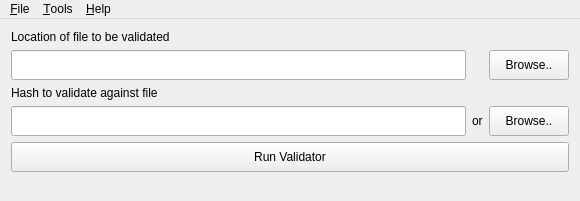
<?xml version="1.0" encoding="UTF-8"?>
<ui version="4.0">
 <class>MainWindow</class>
 <widget class="QMainWindow" name="MainWindow">
  <property name="geometry">
   <rect>
    <x>0</x>
    <y>0</y>
    <width>580</width>
    <height>201</height>
   </rect>
  </property>
  <property name="minimumSize">
   <size>
    <width>0</width>
    <height>201</height>
   </size>
  </property>
  <property name="maximumSize">
   <size>
    <width>16777215</width>
    <height>201</height>
   </size>
  </property>
  <property name="windowTitle">
   <string>Checkmate Checksum Validator</string>
  </property>
  <property name="windowIcon">
   <iconset resource="gear_icon_resource.qrc">
    <normaloff>:/img/gear.png</normaloff>:/img/gear.png</iconset>
  </property>
  <property name="dockOptions">
   <set>QMainWindow::AllowTabbedDocks|QMainWindow::AnimatedDocks</set>
  </property>
  <widget class="QWidget" name="centralWidget">
   <layout class="QHBoxLayout" name="horizontalLayout">
    <item>
     <layout class="QGridLayout" name="gridLayout">
      <item row="0" column="0">
       <widget class="QLabel" name="label">
        <property name="sizePolicy">
         <sizepolicy hsizetype="Preferred" vsizetype="Maximum">
          <horstretch>0</horstretch>
          <verstretch>0</verstretch>
         </sizepolicy>
        </property>
        <property name="text">
         <string>Location of file to be validated</string>
        </property>
       </widget>
      </item>
      <item row="3" column="2">
       <widget class="QPushButton" name="bBrowseHash">
        <property name="minimumSize">
         <size>
          <width>0</width>
          <height>30</height>
         </size>
        </property>
        <property name="text">
         <string>Browse..</string>
        </property>
       </widget>
      </item>
      <item row="2" column="0">
       <widget class="QLabel" name="label_2">
        <property name="sizePolicy">
         <sizepolicy hsizetype="Preferred" vsizetype="Maximum">
          <horstretch>0</horstretch>
          <verstretch>0</verstretch>
         </sizepolicy>
        </property>
        <property name="text">
         <string>&lt;html&gt;&lt;head/&gt;&lt;body&gt;&lt;p&gt;Hash to validate against file&lt;/p&gt;&lt;/body&gt;&lt;/html&gt;</string>
        </property>
       </widget>
      </item>
      <item row="3" column="1">
       <widget class="QLabel" name="label_3">
        <property name="text">
         <string>or</string>
        </property>
       </widget>
      </item>
      <item row="1" column="2">
       <widget class="QPushButton" name="bBrowseFile">
        <property name="minimumSize">
         <size>
          <width>0</width>
          <height>30</height>
         </size>
        </property>
        <property name="text">
         <string>Browse..</string>
        </property>
       </widget>
      </item>
      <item row="5" column="0" colspan="3">
       <widget class="QPushButton" name="bValidate">
        <property name="minimumSize">
         <size>
          <width>0</width>
          <height>30</height>
         </size>
        </property>
        <property name="text">
         <string>Run Validator</string>
        </property>
       </widget>
      </item>
      <item row="1" column="0">
       <widget class="QLineEdit" name="leFile">
        <property name="minimumSize">
         <size>
          <width>0</width>
          <height>30</height>
         </size>
        </property>
       </widget>
      </item>
      <item row="3" column="0">
       <widget class="QLineEdit" name="leHash">
        <property name="minimumSize">
         <size>
          <width>0</width>
          <height>30</height>
         </size>
        </property>
       </widget>
      </item>
     </layout>
    </item>
   </layout>
  </widget>
  <widget class="QMenuBar" name="menuBar">
   <property name="geometry">
    <rect>
     <x>0</x>
     <y>0</y>
     <width>580</width>
     <height>21</height>
    </rect>
   </property>
   <widget class="QMenu" name="menuFile">
    <property name="title">
     <string>&amp;File</string>
    </property>
    <addaction name="actionExit"/>
   </widget>
   <widget class="QMenu" name="menuTools">
    <property name="title">
     <string>&amp;Tools</string>
    </property>
    <addaction name="actionChecksum_Generator"/>
   </widget>
   <widget class="QMenu" name="menuHelp">
    <property name="title">
     <string>&amp;Help</string>
    </property>
    <addaction name="actionUpdates"/>
    <addaction name="actionAbout"/>
   </widget>
   <addaction name="menuFile"/>
   <addaction name="menuTools"/>
   <addaction name="menuHelp"/>
  </widget>
  <widget class="QStatusBar" name="statusBar">
   <property name="sizeGripEnabled">
    <bool>false</bool>
   </property>
  </widget>
  <action name="actionExit">
   <property name="text">
    <string>E&amp;xit</string>
   </property>
  </action>
  <action name="actionChecksum_Generator">
   <property name="text">
    <string>&amp;Checksum Generator</string>
   </property>
  </action>
  <action name="actionAbout">
   <property name="text">
    <string>&amp;About</string>
   </property>
  </action>
  <action name="actionUpdates">
   <property name="text">
    <string>Check for &amp;Updates</string>
   </property>
  </action>
 </widget>
 <layoutdefault spacing="6" margin="11"/>
 <resources>
  <include location="gear_icon_resource.qrc"/>
 </resources>
 <connections/>
</ui>
